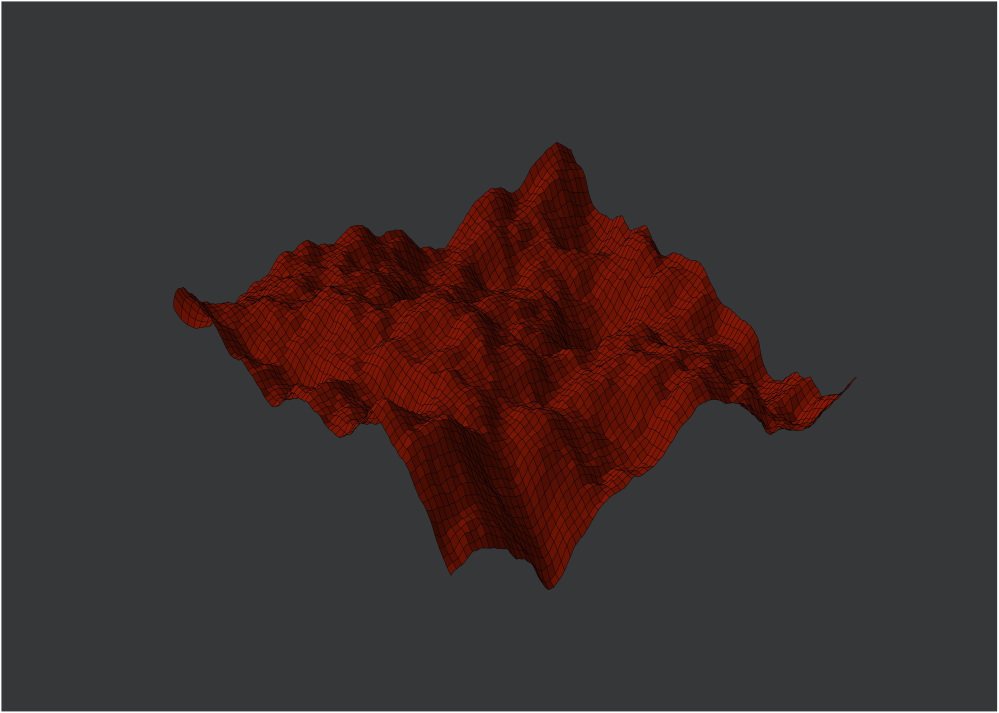
#> input picture _images/git_repo_image.jpg, 6990 x 4990 px (shown at 1/7 size)
$ python -i augmentaion.py   (imports and definitions only)   (older library calls are emulated)
#> lines starting #> are read from the running program, lines starting #| are printed output that depends on the picture
import cv2
import random,os
import numpy as np
import cv2
from skimage.exposure import rescale_intensity
from skimage.segmentation import slic
from skimage.util import img_as_float
from skimage import io
import numpy as np


def sharpen_image(image):
    r = np.random.randint(10000)
    kernel = np.array([[0, -1, 0], [-1, 5, -1], [0, -1, 0]])
    image = cv2.filter2D(image, -1, kernel)
    cv2.imwrite(Folder_name+"/Sharpen-"+str(r)+ Extension, image)

# [126 lines left out: functions emboss_image, edge_image, addeptive_gaussian_noise, salt_image, paper_image, salt_and_paper_image and 15 more, not called in this run]

def resize_image(image,w,h):
    image=cv2.resize(image,(w,h))
    cv2.imwrite(Folder_name+"/Resize-"+str(w)+"*"+str(h)+Extension, image)
def crop_image(image,y1,y2,x1,x2):
    image=image[y1:y2,x1:x2]
    cv2.imwrite(Folder_name+"/Crop-"+str(x1)+str(x2)+"*"+str(y1)+str(y2)+Extension, image)
# [4 lines left out: function padding_image, not called in this run]
def flip_image(image,dir):
    image = cv2.flip(image, dir)
    cv2.imwrite(Folder_name + "/flip-" + str(dir)+Extension, image)
# [100 lines left out: functions superpixel_image, invert_image, add_light, add_light_color, saturation_image, hue_image, not called in this run]
class Data_augmentation:
    # [166 lines left out: functions __init__, noisy, colorjitter, rotate, flip, image_augment and 2 more, not called in this run]
def third_block(image):
    sharpen_image(image)
    emboss_image(image)
    edge_image(image, 1)
    edge_image(image, 3)
    addeptive_gaussian_noise(image)
    salt_image(image, 0.5, 0.009)
    salt_image(image, 0.5, 0.09)
    salt_image(image, 0.5, 0.9)
    paper_image(image, 0.5, 0.009)
    paper_image(image, 0.5, 0.09)
    paper_image(image, 0.5, 0.9)
    salt_and_paper_image(image, 0.5, 0.009)
    salt_and_paper_image(image, 0.5, 0.09)
    salt_and_paper_image(image, 0.5, 0.9)
    edge_detect_canny_image(image, 100, 200)
    edge_detect_canny_image(image, 200, 400)
    grayscale_image(image)

from tqdm import tqdm
import shutil
# [57 lines left out: functions create_test_folder, move_all, balance_test, not called in this run]
# [50 lines not run here, left out]

>>> import cv2
>>> picture = cv2.imread('../../_images/git_repo_image.jpg', cv2.IMREAD_GRAYSCALE)
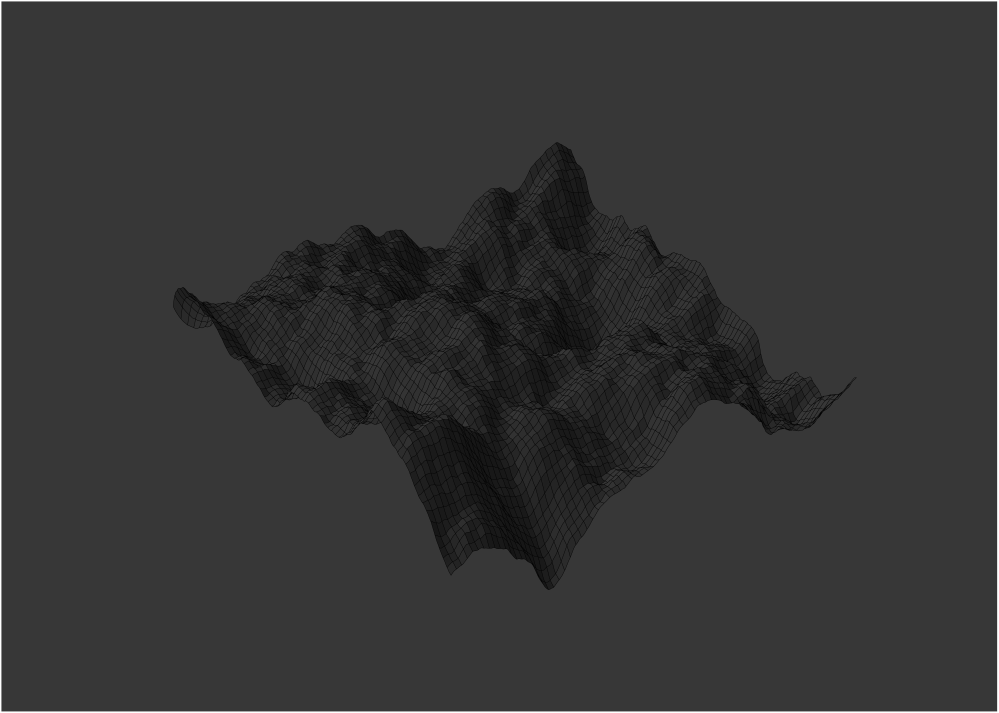
#> picture: shape (4990, 6990) (shown at 1/7 size); min 0, max 255, mean 52.4
>>> result = third_block(picture)
#> (the run stopped early here; a loop or call above may not have finished)
